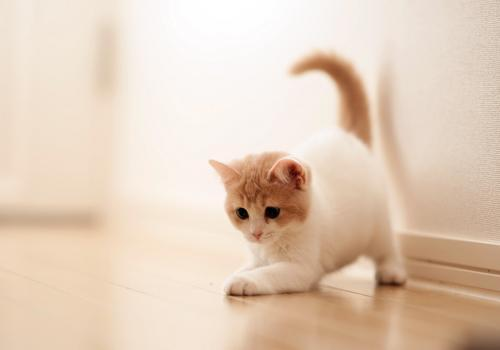
#> input picture Modules/Pillow/cat.jpg, 500 x 350 px
$ python 04color.py
#> lines starting #> are read from the running program, lines starting #| are printed output that depends on the picture
from PIL import Image, ImageFilter

i = Image.open("cat.jpg")
#> i is the input picture: PIL image 500x350 RGB; mean R, G, B 227.3, 206, 186.9

# here changing the mode changes the output image color mode
i_bw = i.convert(mode='L')
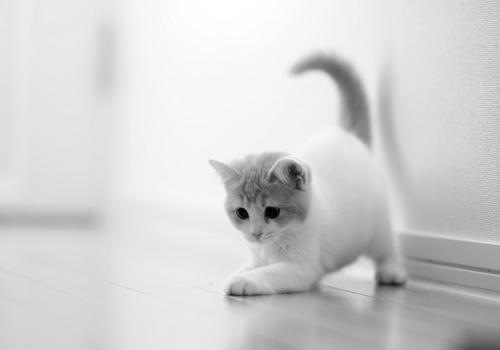
#> i_bw: PIL image 500x350 L; min 0, max 255, mean 210.2
i_bw.save("cat_bw.jpg")
# i_bw.show()

# this mode kind of pixelates the lines/edges
i_grain = i.convert(mode='1')
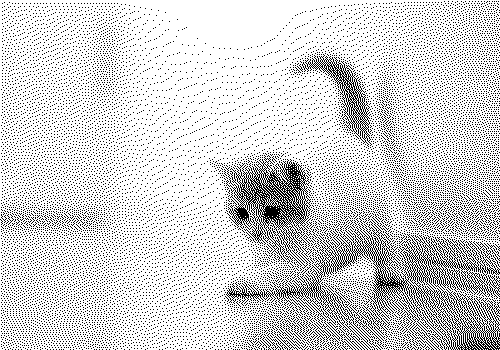
#> i_grain: PIL image 500x350 1; 82.3% white; black in thin lines or dots
i_grain.save("cat_grain.jpg")
i_grain.show()
